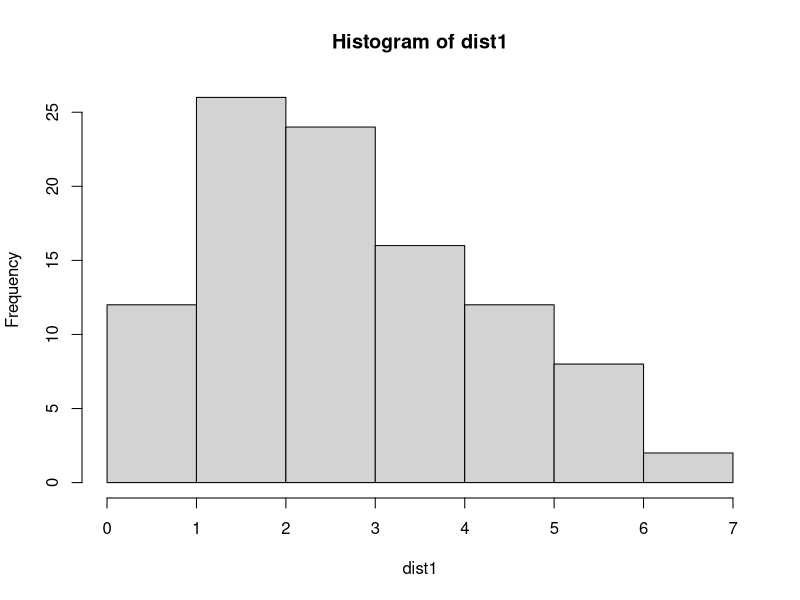
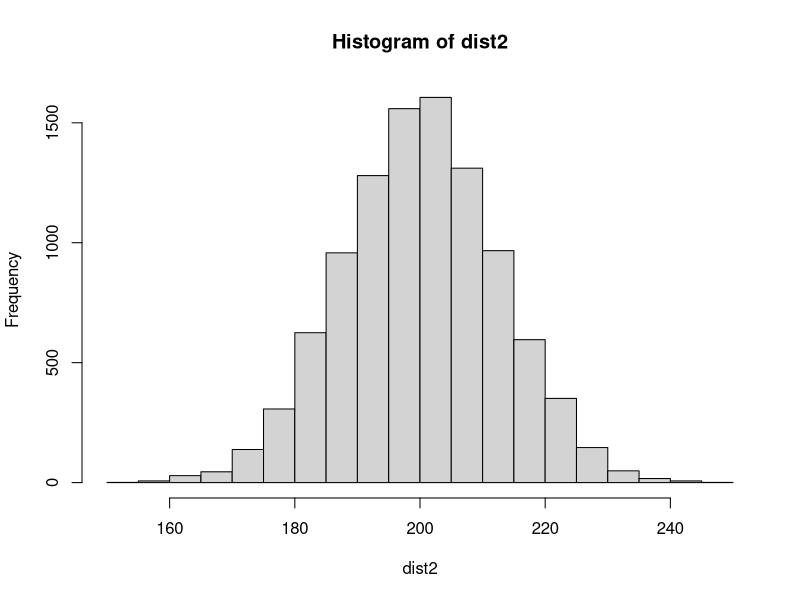

These charts were generated, in order, by the following R code:
# install.packages("tidyverse")
library(tidyverse)

rbinom(100, 1, 0.3)

dist1 = rbinom(100, 10, 0.3)

hist(dist1)

mean(dist1)/10

sum(dist1 == 2)
sum(dist1 == 4)

dbinom(2, 10, 0.3)
dbinom(4, 10, 0.3)

mean (dist1 == 2)
mean (dist1 == 4)

dist2 = rnorm(10000, 200, sqrt(160))
hist(dist2)

dbinom(0, 10, 0.3)+dbinom(1, 10, 0.3)+dbinom(2, 10, 0.3)
1 - pbinom(5, 10, 0.3)
